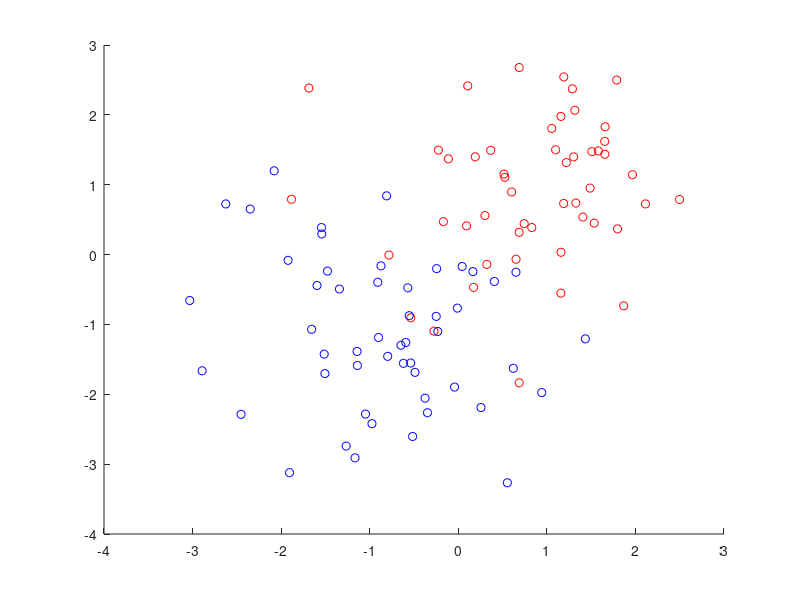
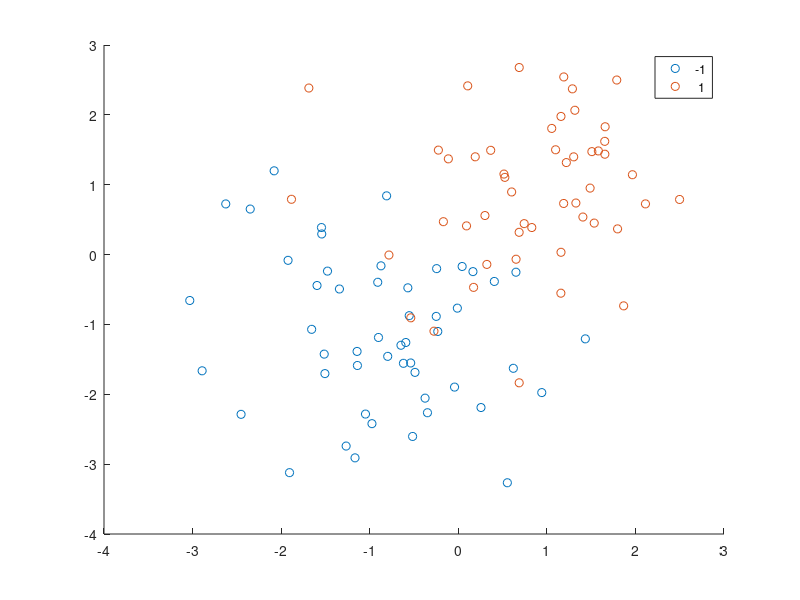

Source code (MATLAB) for these figures, in order: (Note: this script raises an error after producing the figures.)
% Construct artificial dataset
X1 = randn(50,2) + 1;
X2 = randn(51,2) - 1;
Y1 = ones(50,1);
Y2 = -ones(51,1);

% Visualize the dataset
figure;
hold on;
plot(X1(:,1), X1(:,2), 'ro');
plot(X2(:,1), X2(:,2), 'bo');
hold off;

% Create a training set with corresponding labels
X = [X1; X2];
Y = [Y1; Y2];

% Train a linear SVM classifier using fitcsvm function
SVMModel = fitcsvm(X,Y);

% Visualize the decision boundary
figure;
gscatter(X(:,1),X(:,2),Y);
hold on;
h = svmplot(SVMModel);
title('SVM classification with linear kernel');
legend('Positive Class', 'Negative Class', 'Decision Boundary', 'Location', 'Best');
hold off;

% Function svmplot to plot decision boundary
function h = svmplot(SVMModel)
% Get the weights and bias of the hyperplane
w = SVMModel.Beta;
b = SVMModel.Bias;
% Get the x-axis limits of the plot
ax = axis;
xl = ax(1:2);
% Compute the y-axis limits of the plot using the hyperplane equation
yl = (-b-w(1)*xl)/w(2);
% Plot the decision boundary
h = plot(xl, yl, '-k');
end